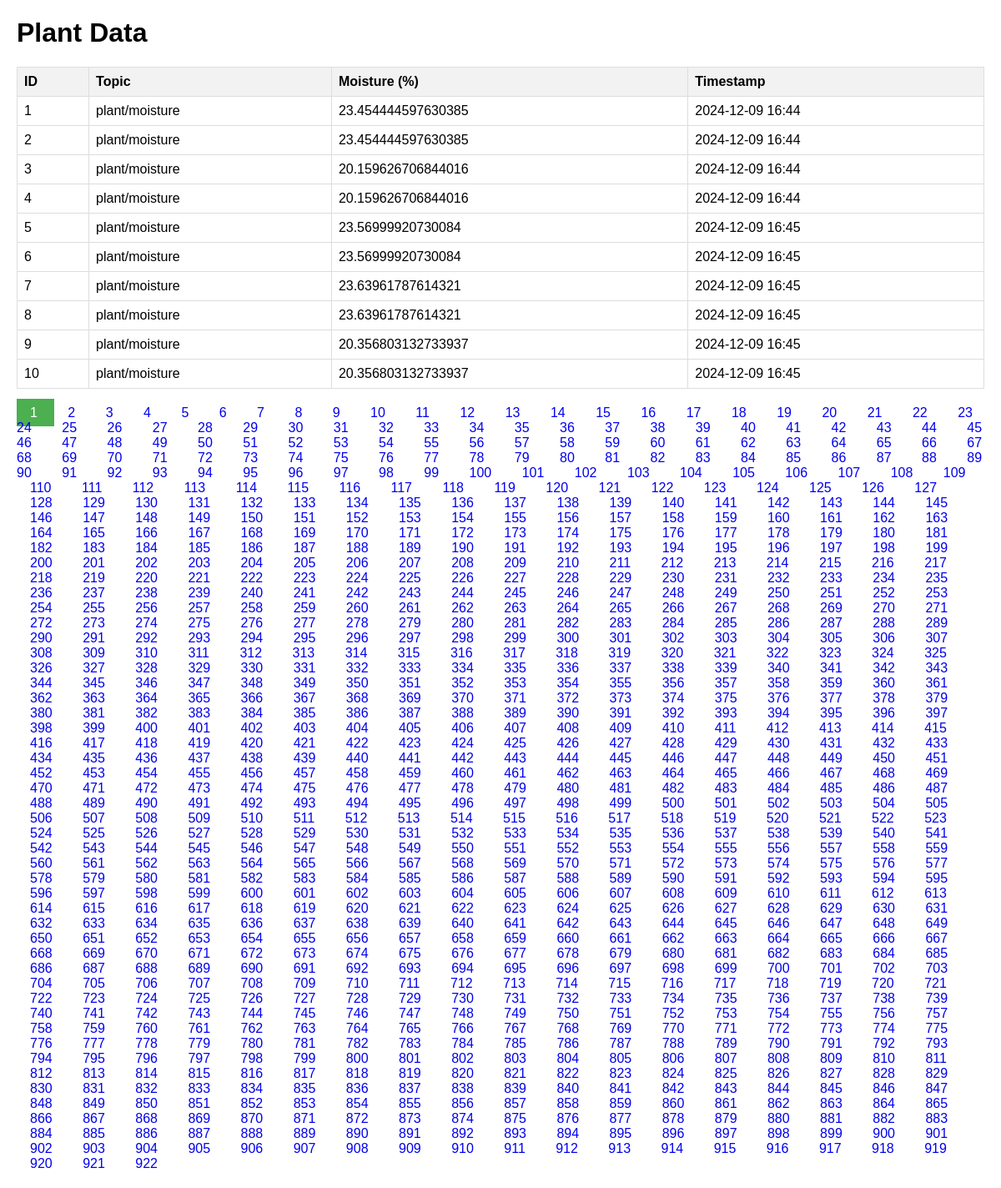
The page / on the database its author committed.
### tables this page shows
CREATE TABLE ganjabase (
            id INTEGER PRIMARY KEY,
            topic TEXT,
            moisture REAL,
            timestamp DATETIME
        );

### server.py (the view)
@app.route('/')
def index():
    page = request.args.get('page', 1, type=int)
    limit = 10
    offset = (page - 1) * limit
    date_filter = request.args.get('date')
    if date_filter:
        query = "SELECT * FROM ganjabase WHERE DATE(timestamp) = ? LIMIT ? OFFSET ?"
        total_query = "SELECT COUNT(*) FROM ganjabase WHERE DATE(timestamp) = ?"
        cursor.execute(total_query, (date_filter,))
        total_pages = (cursor.fetchone()[0] + limit - 1) // limit
        cursor.execute(query, (date_filter, limit, offset))
    else:
        cursor.execute("SELECT COUNT(*) FROM ganjabase")
        total_pages = (cursor.fetchone()[0] + limit - 1) // limit
        cursor.execute("SELECT * FROM ganjabase LIMIT ? OFFSET ?", (limit, offset))
    data = cursor.fetchall()
    return render_template('index.html', data=data, page=page, total_pages=total_pages, date_filter=date_filter)

### templates/index.html (shortened to what this page needs)
<!DOCTYPE html>
<html>
<head>
</head>
<body>
    <h1>Plant Data</h1>
    <table>
        <thead>
          <tr>
            <th>ID</th>
            <th>Topic</th>
            <th>Moisture (%)</th>
            <th>Timestamp</th>
          </tr>
        </thead>
        <tbody>
          {% for row in data %}
            <tr>
              <td>{{ row[0] }}</td>
              <td>{{ row[1] }}</td>
              <td>{{ row[2] }}</td>
              <td>{{ row[3] }}</td>
            </tr>
          {% endfor %}
        </tbody>
      </table>
    <div class="pagination">
        {% for i in range(1, total_pages + 1) %}
            <a href="/?page={{ i }}{% if date_filter %}&date={{ date_filter }}{% endif %}"
               class="{{ 'active' if i == page else '' }}">
                {{ i }}
            </a>
        {% endfor %}
    </div>
</body>
</html>

### templates/index.html (style rules this page uses)
body { font-family: Arial, sans-serif; margin: 20px; padding: 0; }
table { width: 100%; border-collapse: collapse; margin: 20px 0; }
th, td { border: 1px solid #ddd; padding: 8px; text-align: left; }
th { background-color: #f2f2f2; }
.pagination { margin-top: 20px; }
.pagination a { padding: 8px 16px; text-decoration: none; }
.pagination a.active { background-color: #4CAF50; color: white; }

### rows shown on the page
ganjabase: id "1", topic "plant/moisture", moisture "23.454444597630385", timestamp "2024-12-09 16:44"
ganjabase: id "2", topic "plant/moisture", moisture "23.454444597630385", timestamp "2024-12-09 16:44"
ganjabase: id "3", topic "plant/moisture", moisture "20.159626706844016", timestamp "2024-12-09 16:44"
ganjabase: id "4", topic "plant/moisture", moisture "20.159626706844016", timestamp "2024-12-09 16:44"
ganjabase: id "5", topic "plant/moisture", moisture "23.56999920730084", timestamp "2024-12-09 16:45"
ganjabase: id "6", topic "plant/moisture", moisture "23.56999920730084", timestamp "2024-12-09 16:45"
ganjabase: id "7", topic "plant/moisture", moisture "23.63961787614321", timestamp "2024-12-09 16:45"
ganjabase: id "8", topic "plant/moisture", moisture "23.63961787614321", timestamp "2024-12-09 16:45"
ganjabase: id "9", topic "plant/moisture", moisture "20.356803132733937", timestamp "2024-12-09 16:45"
ganjabase: id "10", topic "plant/moisture", moisture "20.356803132733937", timestamp "2024-12-09 16:45"

### other values the page prints
{{ i }} "1" "2" "3" "4" "5" "6" "7" "8" "9" "10" "11" "12" "13" "14" "15" "16" "17" "18" "19" "20" "21" "22" "23" "24" "25" "26" "27" "28" "29" "30" "31" "32" "33" "34" "35" "36" "37" "38" "39" "40" "41" "42" "43" "44" "45" "46" "47" "48" "49" "50" "51" "52" "53" "54" "55" "56" "57" "58" "59" "60" "61" "62" "63" "64" "65" "66" "67" "68" "69" "70" "71" "72" "73" "74" "75" "76" "77" "78" "79" "80" "81" "82" "83" "84" "85" "86" "87" "88" "89" "90" "91" "92" "93" "94" "95" "96" "97" "98" "99" "100" "101" "102" "103" "104" "105" "106" "107" "108" "109" "110" "111" "112" "113" "114" "115" "116" "117" "118" "119" "120" "121" "122" "123" "124" "125" "126" "127" "128" "129" "130" "131" "132" "133" "134" "135" "136" "137" "138" "139" "140" "141" "142" "143" "144" "145" "146" "147" "148" "149" "150" "151" "152" "153" "154" "155" "156" "157" "158" "159" "160" "161" "162" "163" "164" "165" "166" "167" "168" "169" "170" "171" "172" "173" "174" "175" "176" "177" "178" "179" "180" "181" "182" "183" "184" "185" "186" "187" "188" "189" "190" "191" "192" "193" "194" "195" "196" "197" "198" "199" "200" "201" "202" "203" "204" "205" "206" "207" "208" "209" "210" "211" "212" "213" "214" "215" "216" "217" "218" "219" "220" "221" "222" "223" "224" "225" "226" "227" "228" "229" "230" "231" "232" "233" "234" "235" "236" "237" "238" "239" "240" "241" "242" "243" "244" "245" "246" "247" "248" "249" "250" "251" "252" "253" "254" "255" "256" "257" "258" "259" "260" "261" "262" "263" "264" "265" "266" "267" "268" "269" "270" "271" "272" "273" "274" "275" "276" "277" "278" "279" "280" "281" "282" "283" "284" "285" "286" "287" "288" "289" "290" "291" "292" "293" "294" "295" "296" "297" "298" "299" "300" "301" "302" "303" "304" "305" "306" "307" "308" "309" "310" "311" "312" "313" "314" "315" "316" "317" "318" "319" "320" "321" "322" "323" "324" "325" "326" "327" "328" "329" "330" "331" "332" "333" "334" "335" "336" "337" "338" "339" "340" "341" "342" "343" "344" "345" "346" "347" "348" "349" "350" "351" "352" "353" "354" "355" "356" "357" "358" "359" "360" "361" "362" "363" "364" "365" "366" "367" "368" "369" "370" "371" "372" "373" "374" "375" "376" "377" "378" "379" "380" "381" "382" "383" "384" "385" "386" "387" "388" "389" "390" "391" "392" "393" "394" "395" "396" "397" "398" "399" "400" "401" "402" "403" "404" "405" "406" "407" "408" "409" "410" "411" "412" "413" "414" "415" "416" "417" "418" "419" "420" "421" "422" "423" "424" "425" "426" "427" "428" "429" "430" "431" "432" "433" "434" "435" "436" "437" "438" "439" "440" "441" "442" "443" "444" "445" "446" "447" "448" "449" "450" "451" "452" "453" "454" "455" "456" "457" "458" "459" "460" "461" "462" "463" "464" "465" "466" "467" "468" "469" "470" "471" "472" "473" "474" "475" "476" "477" "478" "479" "480" "481" "482" "483" "484" "485" "486" "487" "488" "489" "490" "491" "492" "493" "494" "495" "496" "497" "498" "499" "500" "501" "502" "503" "504" "505" "506" "507" "508" "509" "510" "511" "512" "513" "514" "515" "516" "517" "518" "519" "520" "521" "522" "523" "524" "525" "526" "527" "528" "529" "530" "531" "532" "533" "534" "535" "536" "537" "538" "539" "540" "541" "542" "543" "544" "545" "546" "547" "548" "549" "550" "551" "552" "553" "554" "555" "556" "557" "558" "559" "560" "561" "562" "563" "564" "565" "566" "567" "568" "569" "570" "571" "572" "573" "574" "575" "576" "577" "578" "579" "580" "581" "582" "583" "584" "585" "586" "587" "588" "589" "590" "591" "592" "593" "594" "595" "596" "597" "598" "599" "600" "601" "602" "603" "604" "605" "606" "607" "608" "609" "610" "611" "612" "613" "614" "615" "616" "617" "618" "619" "620" "621" "622" "623" "624" "625" "626" "627" "628" "629" "630" "631" "632" "633" "634" "635" "636" "637" "638" "639" "640" "641" "642" "643" "644" "645" "646" "647" "648" "649" "650" "651" "652" "653" "654" "655" "656" "657" "658" "659" "660" "661" "662" "663" "664" "665" "666" "667" "668" "669" "670" "671" "672" "673" "674" "675" "676" "677" "678" "679" "680" "681" "682" "683" "684" "685" "686" "687" "688" "689" "690" "691" "692" "693" "694" "695" "696" "697" "698" "699" "700" "701" "702" "703" "704" "705" "706" "707" "708" "709" "710" "711" "712" "713" "714" "715" "716" "717" "718" "719" "720" "721" "722" "723" "724" "725" "726" "727" "728" "729" "730" "731" "732" "733" "734" "735" "736" "737" "738" "739" "740" "741" "742" "743" "744" "745" "746" "747" "748" "749" "750" "751" "752" "753" "754" "755" "756" "757" "758" "759" "760" "761" "762" "763" "764" "765" "766" "767" "768" "769" "770" "771" "772" "773" "774" "775" "776" "777" "778" "779" "780" "781" "782" "783" "784" "785" "786" "787" "788" "789" "790" "791" "792" "793" "794" "795" "796" "797" "798" "799" "800" "801" "802" "803" "804" "805" "806" "807" "808" "809" "810" "811" "812" "813" "814" "815" "816" "817" "818" "819" "820" "821" "822" "823" "824" "825" "826" "827" "828" "829" "830" "831" "832" "833" "834" "835" "836" "837" "838" "839" "840" "841" "842" "843" "844" "845" "846" "847" "848" "849" "850" "851" "852" "853" "854" "855" "856" "857" "858" "859" "860" "861" "862" "863" "864" "865" "866" "867" "868" "869" "870" "871" "872" "873" "874" "875" "876" "877" "878" "879" "880" "881" "882" "883" "884" "885" "886" "887" "888" "889" "890" "891" "892" "893" "894" "895" "896" "897" "898" "899" "900" "901" "902" "903" "904" "905" "906" "907" "908" "909" "910" "911" "912" "913" "914" "915" "916" "917" "918" "919" "920" "921" "922"
